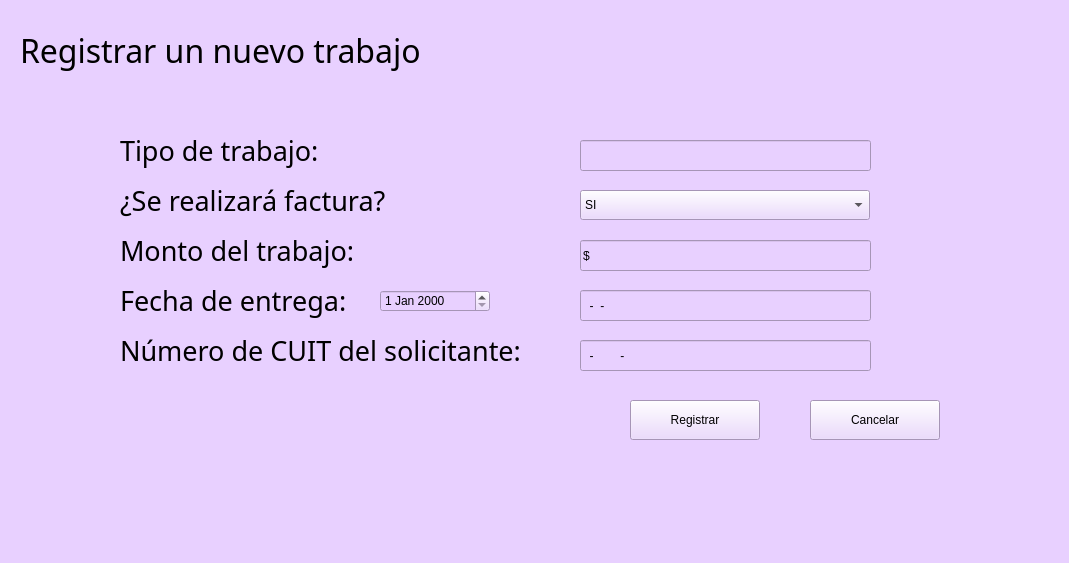
<?xml version="1.0" encoding="UTF-8"?>
<ui version="4.0">
 <class>MainWindow</class>
 <widget class="QMainWindow" name="MainWindow">
  <property name="geometry">
   <rect>
    <x>0</x>
    <y>0</y>
    <width>1069</width>
    <height>563</height>
   </rect>
  </property>
  <property name="windowTitle">
   <string>MainWindow</string>
  </property>
  <property name="styleSheet">
   <string notr="true">background-color: rgb(232, 208, 255);</string>
  </property>
  <widget class="QWidget" name="centralwidget">
   <widget class="QLabel" name="label_2">
    <property name="geometry">
     <rect>
      <x>20</x>
      <y>30</y>
      <width>421</width>
      <height>41</height>
     </rect>
    </property>
    <property name="font">
     <font>
      <family>Century Gothic</family>
      <pointsize>24</pointsize>
      <weight>9</weight>
      <italic>false</italic>
      <bold>false</bold>
     </font>
    </property>
    <property name="styleSheet">
     <string notr="true">font: 75 24pt &quot;Century Gothic&quot;;
</string>
    </property>
    <property name="text">
     <string>Registrar un nuevo trabajo</string>
    </property>
   </widget>
   <widget class="QLabel" name="label_3">
    <property name="geometry">
     <rect>
      <x>120</x>
      <y>130</y>
      <width>210</width>
      <height>40</height>
     </rect>
    </property>
    <property name="font">
     <font>
      <family>Century Gothic</family>
      <pointsize>20</pointsize>
      <weight>50</weight>
      <italic>false</italic>
      <bold>false</bold>
     </font>
    </property>
    <property name="styleSheet">
     <string notr="true">font: 20pt &quot;Century Gothic&quot;;</string>
    </property>
    <property name="text">
     <string>Tipo de trabajo:</string>
    </property>
   </widget>
   <widget class="QLabel" name="label_4">
    <property name="geometry">
     <rect>
      <x>120</x>
      <y>180</y>
      <width>290</width>
      <height>40</height>
     </rect>
    </property>
    <property name="font">
     <font>
      <family>Century Gothic</family>
      <pointsize>20</pointsize>
      <weight>50</weight>
      <italic>false</italic>
      <bold>false</bold>
     </font>
    </property>
    <property name="styleSheet">
     <string notr="true">font: 20pt &quot;Century Gothic&quot;;</string>
    </property>
    <property name="text">
     <string>¿Se realizará factura?</string>
    </property>
   </widget>
   <widget class="QLabel" name="label_5">
    <property name="geometry">
     <rect>
      <x>120</x>
      <y>230</y>
      <width>260</width>
      <height>40</height>
     </rect>
    </property>
    <property name="font">
     <font>
      <family>Century Gothic</family>
      <pointsize>20</pointsize>
      <weight>50</weight>
      <italic>false</italic>
      <bold>false</bold>
     </font>
    </property>
    <property name="styleSheet">
     <string notr="true">font: 20pt &quot;Century Gothic&quot;;</string>
    </property>
    <property name="text">
     <string>Monto del trabajo:</string>
    </property>
   </widget>
   <widget class="QLabel" name="label_6">
    <property name="geometry">
     <rect>
      <x>120</x>
      <y>280</y>
      <width>260</width>
      <height>40</height>
     </rect>
    </property>
    <property name="font">
     <font>
      <family>Century Gothic</family>
      <pointsize>20</pointsize>
      <weight>50</weight>
      <italic>false</italic>
      <bold>false</bold>
     </font>
    </property>
    <property name="styleSheet">
     <string notr="true">font: 20pt &quot;Century Gothic&quot;;</string>
    </property>
    <property name="text">
     <string>Fecha de entrega:</string>
    </property>
   </widget>
   <widget class="QLineEdit" name="tipotrab">
    <property name="geometry">
     <rect>
      <x>580</x>
      <y>140</y>
      <width>291</width>
      <height>31</height>
     </rect>
    </property>
    <property name="inputMask">
     <string>xxxxxxxxxxxxxxxxxxxxxxxxxxxxxxxxxxxxxxxxxxxxxxxxxxxxxxx</string>
    </property>
   </widget>
   <widget class="QLineEdit" name="fechaentreg">
    <property name="geometry">
     <rect>
      <x>580</x>
      <y>290</y>
      <width>291</width>
      <height>31</height>
     </rect>
    </property>
    <property name="inputMask">
     <string>99-99-99</string>
    </property>
   </widget>
   <widget class="QLineEdit" name="montotrab">
    <property name="geometry">
     <rect>
      <x>580</x>
      <y>240</y>
      <width>291</width>
      <height>31</height>
     </rect>
    </property>
    <property name="inputMask">
     <string>$999999999</string>
    </property>
   </widget>
   <widget class="QPushButton" name="btnCancelar">
    <property name="geometry">
     <rect>
      <x>810</x>
      <y>400</y>
      <width>130</width>
      <height>40</height>
     </rect>
    </property>
    <property name="styleSheet">
     <string notr="true">font: 20pt &quot;Century Gothic&quot;;</string>
    </property>
    <property name="text">
     <string>Cancelar</string>
    </property>
   </widget>
   <widget class="QPushButton" name="btnRegistrar">
    <property name="geometry">
     <rect>
      <x>630</x>
      <y>400</y>
      <width>130</width>
      <height>40</height>
     </rect>
    </property>
    <property name="styleSheet">
     <string notr="true">font: 20pt &quot;Century Gothic&quot;;</string>
    </property>
    <property name="text">
     <string>Registrar</string>
    </property>
   </widget>
   <widget class="QLabel" name="label_7">
    <property name="geometry">
     <rect>
      <x>120</x>
      <y>330</y>
      <width>420</width>
      <height>40</height>
     </rect>
    </property>
    <property name="font">
     <font>
      <family>Century Gothic</family>
      <pointsize>20</pointsize>
      <weight>50</weight>
      <italic>false</italic>
      <bold>false</bold>
     </font>
    </property>
    <property name="styleSheet">
     <string notr="true">font: 20pt &quot;Century Gothic&quot;;</string>
    </property>
    <property name="text">
     <string>Número de CUIT del solicitante:</string>
    </property>
   </widget>
   <widget class="QLineEdit" name="cuitsolici">
    <property name="geometry">
     <rect>
      <x>580</x>
      <y>340</y>
      <width>291</width>
      <height>31</height>
     </rect>
    </property>
    <property name="inputMask">
     <string>99-99999999-9</string>
    </property>
   </widget>
   <widget class="QComboBox" name="comboBox">
    <property name="geometry">
     <rect>
      <x>580</x>
      <y>190</y>
      <width>290</width>
      <height>30</height>
     </rect>
    </property>
    <item>
     <property name="text">
      <string>SI</string>
     </property>
    </item>
    <item>
     <property name="text">
      <string>NO</string>
     </property>
    </item>
   </widget>
   <widget class="QDateEdit" name="dateEdit">
    <property name="geometry">
     <rect>
      <x>380</x>
      <y>290</y>
      <width>110</width>
      <height>22</height>
     </rect>
    </property>
   </widget>
  </widget>
  <widget class="QStatusBar" name="statusbar"/>
 </widget>
 <tabstops>
  <tabstop>tipotrab</tabstop>
  <tabstop>comboBox</tabstop>
  <tabstop>montotrab</tabstop>
  <tabstop>fechaentreg</tabstop>
  <tabstop>cuitsolici</tabstop>
  <tabstop>btnRegistrar</tabstop>
  <tabstop>btnCancelar</tabstop>
 </tabstops>
 <resources/>
 <connections>
  <connection>
   <sender>btnCancelar</sender>
   <signal>clicked()</signal>
   <receiver>MainWindow</receiver>
   <slot>close()</slot>
   <hints>
    <hint type="sourcelabel">
     <x>874</x>
     <y>429</y>
    </hint>
    <hint type="destinationlabel">
     <x>937</x>
     <y>504</y>
    </hint>
   </hints>
  </connection>
 </connections>
</ui>
